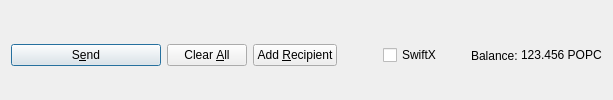
         <widget class="QFrame" name="frame_Send">
          <layout class="QHBoxLayout" name="horizontalLayout">
           <property name="bottomMargin">
            <number>0</number>
           </property>
           <item>
            <widget class="QPushButton" name="sendButton">
             <property name="minimumSize">
              <size>
               <width>150</width>
               <height>0</height>
              </size>
             </property>
             <property name="toolTip">
              <string>Confirm the send action</string>
             </property>
             <property name="text">
              <string>S&amp;end</string>
             </property>
             <property name="icon">
              <iconset resource="../pointofpubliccoin.qrc">
               <normaloff>:/icons/send</normaloff>:/icons/send</iconset>
             </property>
             <property name="autoDefault">
              <bool>false</bool>
             </property>
             <property name="default">
              <bool>true</bool>
             </property>
            </widget>
           </item>
           <item>
            <widget class="QPushButton" name="clearButton">
             <property name="sizePolicy">
              <sizepolicy hsizetype="Minimum" vsizetype="Fixed">
               <horstretch>0</horstretch>
               <verstretch>0</verstretch>
              </sizepolicy>
             </property>
             <property name="toolTip">
              <string>Clear all fields of the form.</string>
             </property>
             <property name="text">
              <string>Clear &amp;All</string>
             </property>
             <property name="icon">
              <iconset resource="../pointofpubliccoin.qrc">
               <normaloff>:/icons/remove</normaloff>:/icons/remove</iconset>
             </property>
             <property name="autoDefault">
              <bool>false</bool>
             </property>
            </widget>
           </item>
           <item>
            <widget class="QPushButton" name="addButton">
             <property name="toolTip">
              <string>Send to multiple recipients at once</string>
             </property>
             <property name="text">
              <string>Add &amp;Recipient</string>
             </property>
             <property name="icon">
              <iconset resource="../pointofpubliccoin.qrc">
               <normaloff>:/icons/add</normaloff>:/icons/add</iconset>
             </property>
             <property name="autoDefault">
              <bool>false</bool>
             </property>
            </widget>
           </item>
           <item>
            <spacer name="horizontalSpacer">
             <property name="orientation">
              <enum>Qt::Horizontal</enum>
             </property>
             <property name="sizeHint" stdset="0">
              <size>
               <width>40</width>
               <height>20</height>
              </size>
             </property>
            </spacer>
           </item>
           <item>
            <layout class="QHBoxLayout" name="horizontalLayout_2">
             <property name="spacing">
              <number>3</number>
             </property>
             <item>
              <widget class="QCheckBox" name="checkSwiftTX">
               <property name="enabled">
                <bool>true</bool>
               </property>
               <property name="minimumSize">
                <size>
                 <width>85</width>
                 <height>0</height>
                </size>
               </property>
               <property name="text">
                <string>SwiftX</string>
               </property>
              </widget>
             </item>
             <item>
              <widget class="QLabel" name="label">
               <property name="text">
                <string>Balance:</string>
               </property>
              </widget>
             </item>
             <item>
              <widget class="QLabel" name="labelBalance">
               <property name="sizePolicy">
                <sizepolicy hsizetype="Preferred" vsizetype="Fixed">
                 <horstretch>0</horstretch>
                 <verstretch>0</verstretch>
                </sizepolicy>
               </property>
               <property name="cursor">
                <cursorShape>IBeamCursor</cursorShape>
               </property>
               <property name="text">
                <string notr="true">123.456 POPC</string>
               </property>
               <property name="textInteractionFlags">
                <set>Qt::LinksAccessibleByMouse|Qt::TextSelectableByKeyboard|Qt::TextSelectableByMouse</set>
               </property>
              </widget>
             </item>
            </layout>
           </item>
          </layout>
         </widget>
